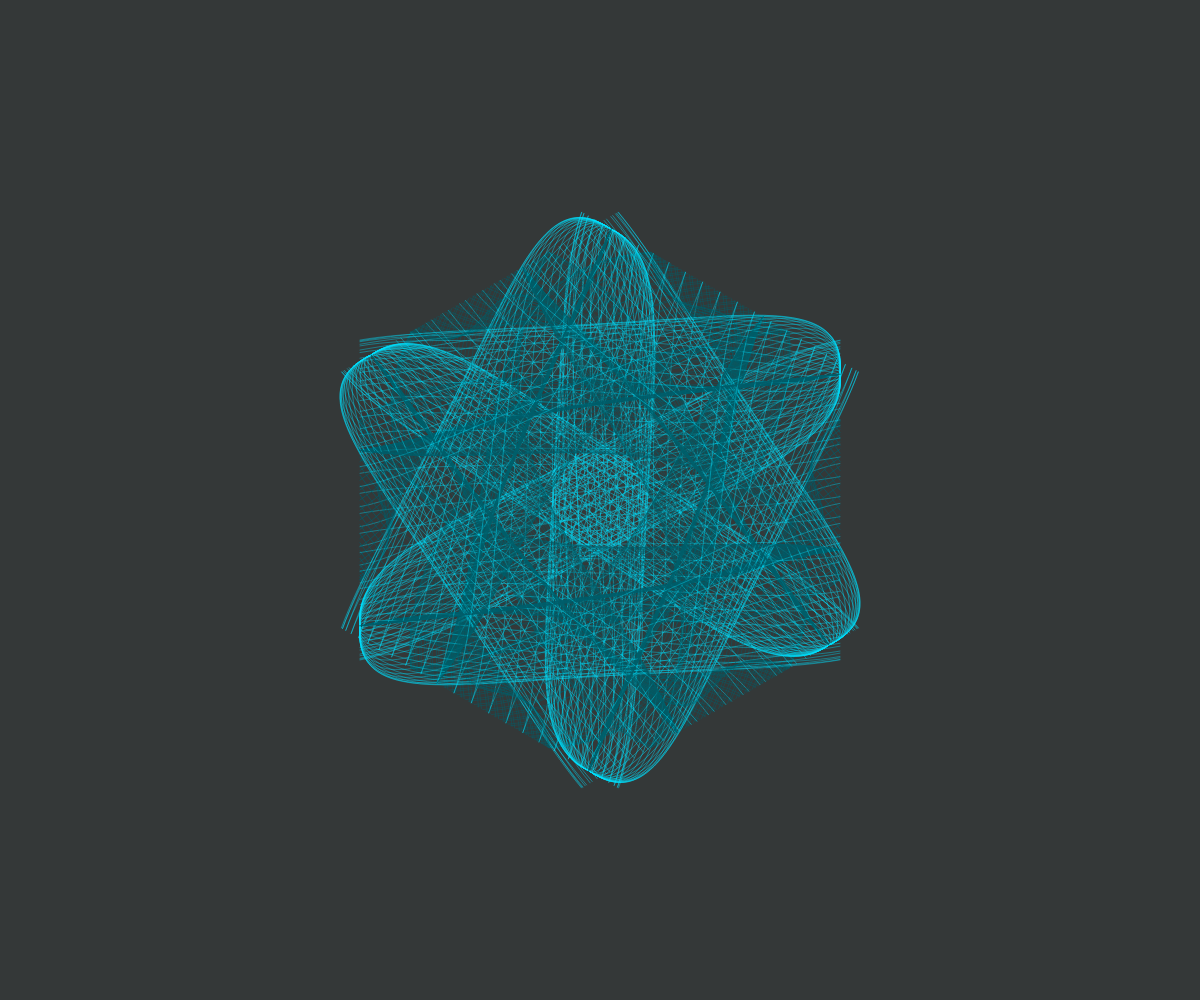
Frame 1 (no input)
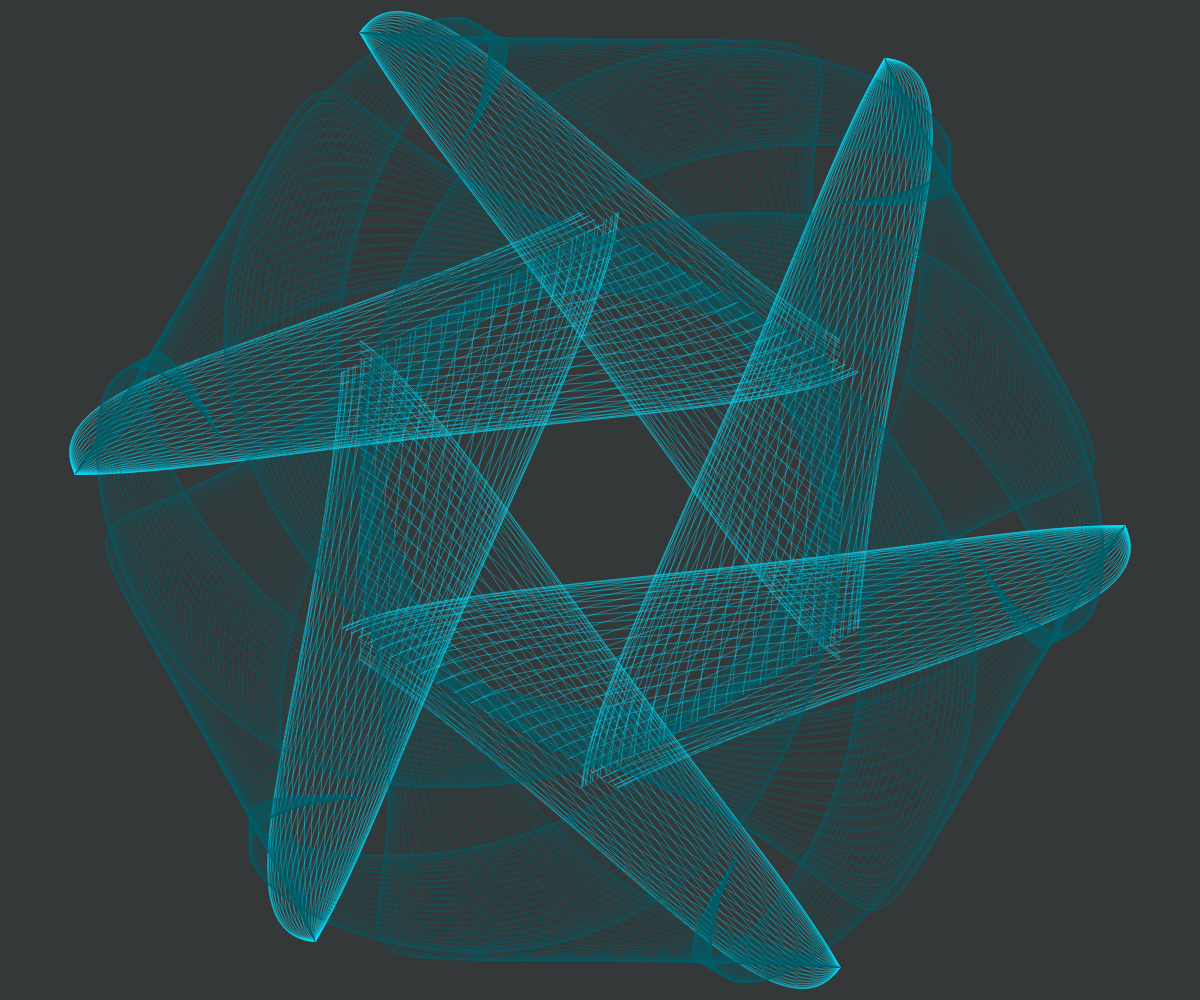
Frame 60 (no input)
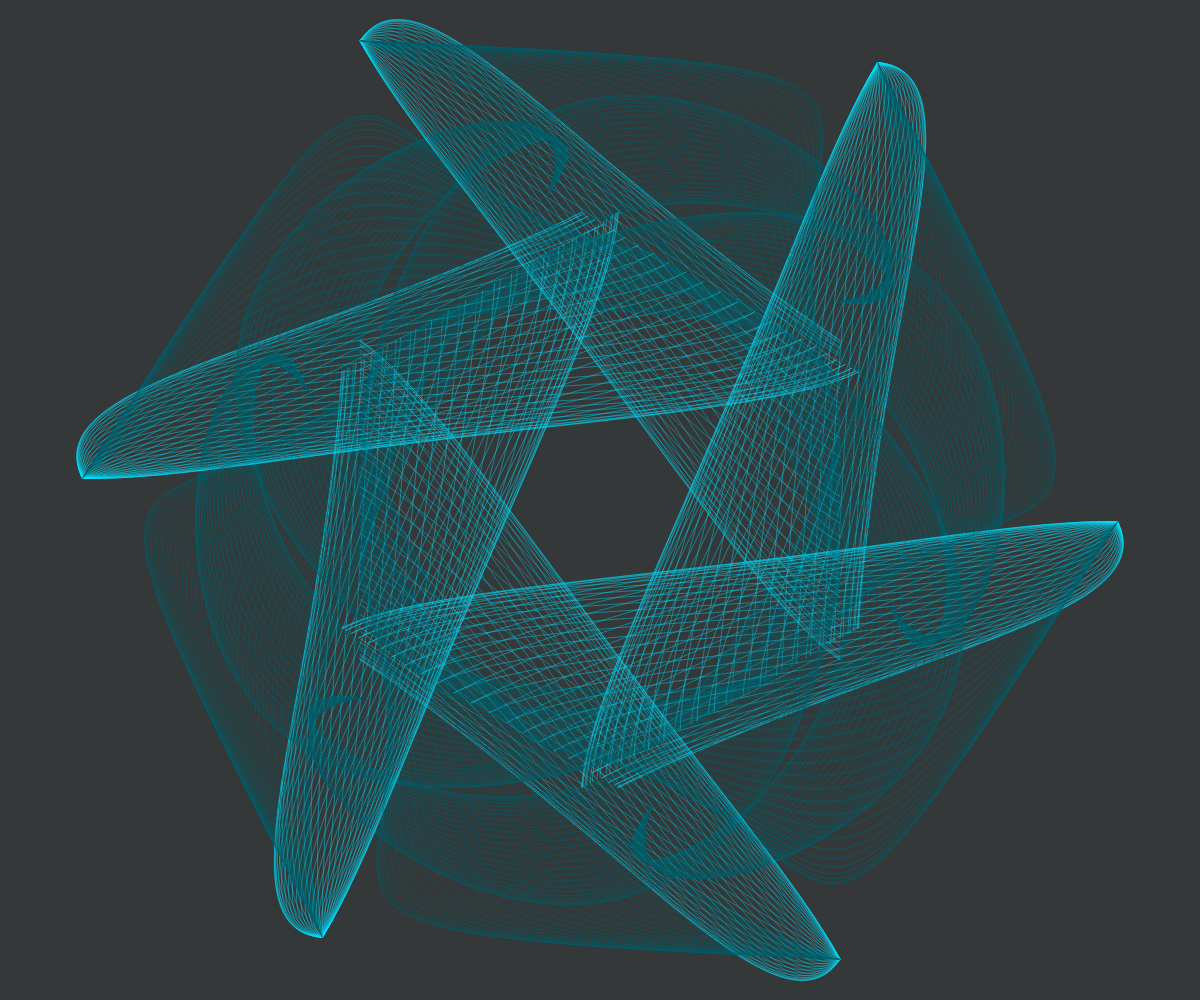
Frame 120 (the mouse pressed at the canvas centre since frame 60)

The p5.js sketch that drew these frames (run headless with seeded random() and noise() and a simulated clock; from frame 60 on, the mouse is pressed at the canvas centre):

// p5.js sketch
// ── sketch.js
let cotes, position;
let ra,divis;
let x,y,tx,ty;


function setup() {
	createCanvas(windowWidth,windowHeight);
	cotes=300;
	divis = -3;
	var ra=-800;	
	position = createVector(ra,ra);
	smooth();
	tx=0;
	ty=1000;
	tw = 0;
}

function draw() {
	background("#343838");
	
	translate(width/2,height/2);
	
	//random walk
	x = map(noise(tx),0,1,-width*2,width*2);
	y = map(noise(ty),0,1,-height*2,height*2);
	
	scale(0.4,0.4);
	noFill();//fill(255,167,78,10);
	
	

	tx += 0.01;
	ty += 0.01;
	tw += 0.01;
	

	
// visible random walker
//	fill(255);
//	ellipse(x,y,10,10);
//	stroke(255);
//	line(-width*4,y,width*4,y);
//	line(x,-height*4,x,height*4);
	
	noFill();
	for(var i=0; i < cotes; i++){
		var p1 = cos(i*(TWO_PI/cotes))*position.x/2; 
		var p2 = sin(i*(TWO_PI/cotes))*position.x/2;
		var p3 = cos((i+1)*(TWO_PI/cotes))*position.x/4;
		var p4 = sin((i+1)*(TWO_PI/cotes))*position.x/4;
		rotate(PI/divis);
		//blendMode(ADD);
		stroke(0,95,107);
		curve(map(y,0,width,-6000,6000),p1,-width/2,map(y,0,height,-height/2,height/2),width/2,p4,width,map(x,0,height,-4000,4000));
		curve(map(p1,0,width,-6000,6000),x,-width/2,map(x,0,height,-height/2,height/2),width/2,p3,width,map(y,0,height,-4000,4000));		
		stroke(0,223,252);
		curve(x,map(p1,0,width,-200,6000),-width/2,map(x,0,height,-height/2,height/2),width/2,p2,width,map(y,0,height,-20,20));
		blendMode(BLEND);

  }
	
}
